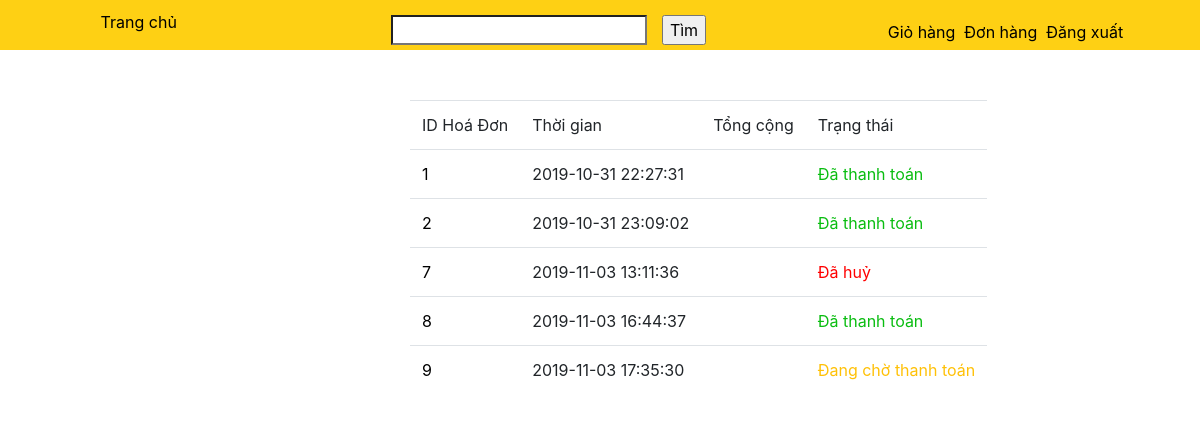
The app's page /order.php (signed in) with its own data.
### tables this page shows
CREATE TABLE `invoice` (
  `InvoiceID` int(5) NOT NULL,
  `UserID` int(5) NOT NULL,
  `Date` datetime NOT NULL,
  `Status` varchar(50) NOT NULL
);

### order.php (the view, shortened to what this page needs)
<?php session_start();
	$con= mysqli_connect('localhost','root','','htbook');
	mysqli_set_charset($con, 'UTF8');
	$sql="select * from invoice where UserID=".$_SESSION['userid'];
	$kq = mysqli_query($con,$sql);
?>
<!DOCTYPE html>
<html>
    <head>
	<link rel="stylesheet" href="https://maxcdn.bootstrapcdn.com/bootstrap/4.3.1/css/bootstrap.min.css">
    <link rel="stylesheet" type="text/css" href="css/style.css">
</head>
<body>
		<div class="" style="padding-bottom: 50px;">
			<div class="row" >
				<div class="col-md-12" >
					<div class="" >
						<?php include ('header_1.php'); ?>
					</div>
				</div>
			</div>
		</div>
		<div class="">
			<div class="row">
			    <div class="col-md-4">
			    </div>
			    <div class="col-md-8">
			    	<div class="table table-bored">
			    		<table>
                            <tr>
	                            <td>ID Hoá Đơn</td>
				    			<td>Thời gian</td>
				    			<td>Tổng cộng</td>
				    			<td>Trạng thái</td>
				    		</tr>
                            <tr>
                            	<?php
                            		while ($row = mysqli_fetch_array($kq)) {
                            		    echo '<tr>';
                            		    echo '<td><a href="detail_order.php?invoiceid='.$row["InvoiceID"].'">'.$row["InvoiceID"].'</a></td>';
                            		    echo '<td>'.$row["Date"].'</td>';
                            		    echo '<td>'.$row["Total"].'</td>';
                            		    if ($row["Status"]=="Đã thanh toán") {
                            		    	$color = "#0abd11";
                            		    }
                            		    elseif($row["Status"]=="Đang chờ thanh toán") {
                            		    	$color = "#ffc107";
                            		    }
                            		    else {
                            		    	$color = "red";
                            		    }
                            		    echo '<td style="color: '.$color.';">'.$row["Status"].'</td>';
                            		    echo '</tr>';
                            		}
                            	?>
                            </tr>
			    		</table>
			    	</div>
			    </div>
			</div>
		</div>
</body>
</html>

### css/style.css (style rules this page uses)
a { margin: 0 auto; text-decoration: none; color: black; }

### records on screen
invoice: InvoiceID "1", Date "2019-10-31 22:27:31", Status "Đã thanh toán"
invoice: InvoiceID "2", Date "2019-10-31 23:09:02", Status "Đã thanh toán"
invoice: InvoiceID "7", Date "2019-11-03 13:11:36", Status "Đã huỷ"
invoice: InvoiceID "8", Date "2019-11-03 16:44:37", Status "Đã thanh toán"
invoice: InvoiceID "9", Date "2019-11-03 17:35:30", Status "Đang chờ thanh toán"
